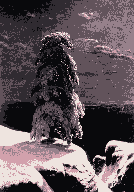
#> input picture assets/art/birch-wood.png, 134 x 192 px
$ python -i make_art_placeholders.py   (imports and definitions only)
#> lines starting #> are read from the running program, lines starting #| are printed output that depends on the picture
#> further down, picture is the input picture: PIL image 134x192 RGBA; mean R, G, B, A 93.5, 82.3, 87.4, 255
"""Placeholder wall art for the frames around the house (stand-ins until the real pieces go in).

    python3 tools/make_art_placeholders.py

Writes assets/art/*.png in Dorothy's palette (black, silver, light pink, a little hot pink; no red, no plum).
Each is drawn at the aspect ratio of its frame (see ART in decor.js and assets/art/README.txt).
"""
import math, os, random
from PIL import Image, ImageDraw, ImageFilter, ImageFont

OUT = os.path.join(os.path.dirname(__file__), '..', 'assets', 'art')
# [1 line not run here, left out]
K = (18, 16, 20); C = (44, 40, 48); G = (112, 108, 120); S = (192, 190, 200); W = (240, 236, 242)
P = (243, 192, 215); M = (220, 150, 188); H = (244, 95, 240); NIGHT = (34, 26, 44)
FONT = '/usr/share/fonts/truetype/dejavu/DejaVuSerif-Bold.ttf'


def canvas(w, h, bg=K, alpha=False):
    im = Image.new('RGBA', (w, h), bg + (0 if alpha else 255,))
    return im, ImageDraw.Draw(im)


def grain(im, amt=10, seed=1):
#> called with amt = 10, seed = 1
    random.seed(seed)
    n = Image.effect_noise(im.size, amt).convert('L')
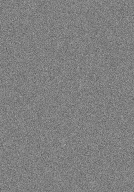
#> n: PIL image 134x192 L; min 84, max 169, mean 127.4
    r, g, b, a = im.split()
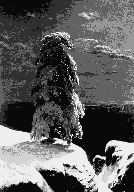
#> r: PIL image 134x192 L; min 9, max 238, mean 93.5
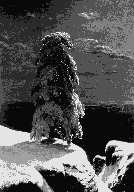
#> g: PIL image 134x192 L; min 9, max 228, mean 82.3
#> a: PIL image 134x192 L; every value is 255
    blend = lambda ch: Image.blend(ch, n, .06)
    return Image.merge('RGBA', (blend(r), blend(g), blend(b), a))


# [203 lines left out: functions rose, leaf, moonlit_river, zhostovo_tray, birch_wood, gzhel_plate and 6 more, not called in this run]


PLACEHOLDERS = {
    'moonlit-river': moonlit_river, 'zhostovo-tray': zhostovo_tray, 'birch-wood': birch_wood, 'gzhel-plate': gzhel_plate,
    'kokoshnik-portrait': kokoshnik_portrait,
    'cover-pearls': lambda: glamour('cover-pearls', 480, 640, P, 26, 'МОДА'),
    'cover-boudoir': lambda: glamour('cover-boudoir', 480, 640, (60, 50, 62), 27),
    'painting-reclining': lambda: glamour('painting-reclining', 640, 476, (44, 36, 48), 28, smoke=False),
    'painting-goblet': lambda: glamour('painting-goblet', 480, 634, (40, 34, 44), 29, smoke=False, fur=True),
    'cover-atelier': lambda: glamour('cover-atelier', 480, 640, (238, 226, 234), 30, 'МОДА', fur=True),
    'painting-white-nights': lambda: glamour('painting-white-nights', 640, 480, (116, 118, 128), 31, smoke=False), 'winter-domes': winter_domes, 'firebird': firebird,
    'fashion-magazine': fashion_magazine, 'pavlovo-shawl': pavlovo_shawl,
    'smoke-rings': lambda: glamour('smoke-rings', 480, 640, P, 21, 'ЛУНА'),
    'vanity': lambda: glamour('vanity', 500, 620, (48, 40, 52), 22),
    'perfume-ad': lambda: glamour('perfume-ad', 480, 640, (238, 226, 234), 23, 'БЕЛАЯ НОЧЬ'),
    'cinema-poster': lambda: glamour('cinema-poster', 480, 646, (30, 26, 38), 24, fur=True),
    'winter-cover': lambda: glamour('winter-cover', 480, 640, P, 25, 'МОДА', fur=True),
}

# [8 lines not run here, left out]

>>> from PIL import Image
>>> picture = Image.open('../assets/art/birch-wood.png')
>>> result = grain(picture)

$ run again, on assets/art/photo-blonde.png
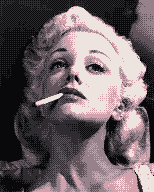
#> input picture assets/art/photo-blonde.png, 154 x 192 px
#> picture is the input picture: PIL image 154x192 RGBA; mean R, G, B, A 110.3, 97.3, 102, 255
#> in grain, `n = Image.effect_noise(im.size, amt).convert('L')`:
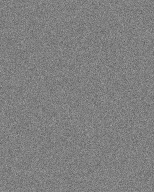
#> n: PIL image 154x192 L; min 84, max 169, mean 127.4
#> in grain, `r, g, b, a = im.split()`:
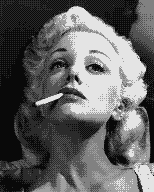
#> g: PIL image 154x192 L; min 9, max 228, mean 97.3
#> a: PIL image 154x192 L; every value is 255
